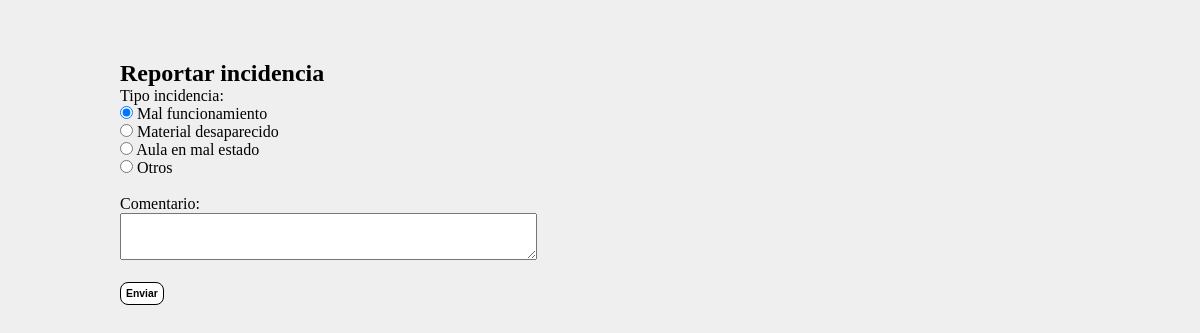
The page /proyecto3/php/incidencia.php (signed in) on the database its author committed.
### tables this page shows
CREATE TABLE `tbl_tipoinc` (
  `ti_id` int(2) NOT NULL,
  `ti_nombre` varchar(30) NOT NULL
);

### proyecto3/php/incidencia.php (the view, shortened to what this page needs)
<!DOCTYPE html>
<html>
	<head>
		<link rel="stylesheet" type="text/css" href="../css/recursos.css">
	</head>
	<body>
	<?php
	$mysqli = new mysqli("localhost", "root", "", "bd_proyecto2");
	$incidencia= "SELECT * FROM tbl_tipoinc";
		$incidencias=mysqli_query($mysqli, $incidencia);
	?>
        <h2>Reportar incidencia</h2>
      <div>
  <form  method='get' action="incidencia.proc.php" onsubmit='validar();'>
<?php
        if (mysqli_num_rows($incidencias)>0){
        	?>
        	Tipo incidencia:<br/>
        	<?php
        	while ($incidencia	=	mysqli_fetch_array($incidencias)) {
        		if ($incidencia['ti_id']==1){
        			echo "<input type='radio' name='incidencia' value='" .$incidencia['ti_id']. "' checked> " .$incidencia['ti_nombre']. "<br/>";
        		} else {
        		echo "<input type='radio' name='incidencia' value='" .$incidencia['ti_id']. "'> " .$incidencia['ti_nombre']. "<br/>";
        	}
        	}
        }
        	?>
        	<br/>
        	Comentario: <br/>
        	<textarea cols="50" rows="3" name="comentario" maxlength="200"></textarea>
        	<br/><br/>
        	<input type="submit" name="enviar" value="Enviar">
        </form>
      </div>
	</body>
</html>

### proyecto3/css/recursos.css (style rules this page uses)
* { margin:0px; padding:0px; }
body { background-color: #EFEFEF; width: 80%; margin: 5% 10%; }
input { font-weight: bold; cursor: pointer; padding: 5px; border: 1px solid #000; background: #fff; border-radius: 8px 8px 8px 8px; font-size: 0.65em; }

### rows shown on the page
tbl_tipoinc: ti_nombre "Mal funcionamiento"
tbl_tipoinc: ti_nombre "Material desaparecido"
tbl_tipoinc: ti_nombre "Aula en mal estado"
tbl_tipoinc: ti_nombre "Otros"
